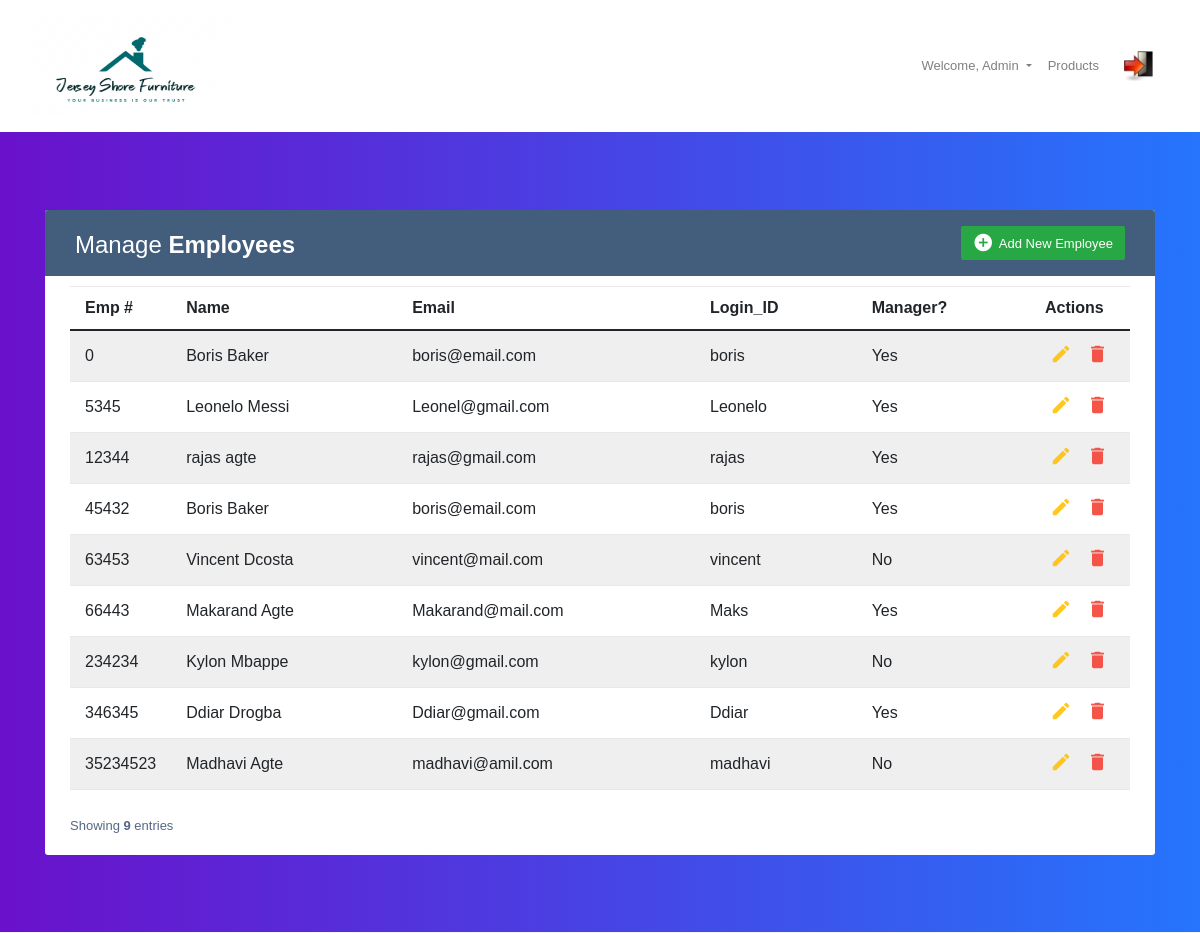
/ManageEmployees.php (signed in), run on the app's committed database.
### tables this page shows
CREATE TABLE `employee` (
  `Employee_ID` int(12) NOT NULL,
  `First_Name` varchar(200) NOT NULL,
  `Last_Name` varchar(200) NOT NULL,
  `Email` varchar(200) NOT NULL,
  `Login_ID` varchar(200) NOT NULL,
  `Password` varchar(200) NOT NULL,
  `Is_Manager` tinyint(1) NOT NULL
);

### ManageEmployees.php (the view, shortened to what this page needs)
<?php
include("config.php");
?>
<html>
<head>
    <link href="https://cdn.jsdelivr.net/npm/bootstrap@5.0.2/dist/css/bootstrap.min.css" rel="stylesheet"
>
    <link rel="stylesheet" href="https://cdn.jsdelivr.net/npm/bootstrap-icons@1.5.0/font/bootstrap-icons.css">
	<link rel="stylesheet" href="https://stackpath.bootstrapcdn.com/bootstrap/4.5.0/css/bootstrap.min.css">
<link rel="stylesheet" href="https://maxcdn.bootstrapcdn.com/font-awesome/4.7.0/css/font-awesome.min.css">
<link rel="stylesheet" type="text/css" href="https://cdn.jsdelivr.net/npm/daterangepicker/daterangepicker.css" />
</head>
    <nav class="navbar navbar-expand-lg navbar-light bg-white">
    <div>
    <a class="nav-link"> <img  src="pictures/HomeLogo.png" width='200' height='100' /></a>
   </div>
        <div class="container-fluid">
            <div class="collapse navbar-collapse" id="navbarExample01">
             	   <ul class="navbar-nav me-auto mb-2 mb-lg-0">
						<a  class="nav-link dropdown-toggle" id="navbarDropdown" data-toggle="dropdown" aria-expanded="false">
              			  Welcome, <?php echo $_SESSION['EmpName'] ?>
           				 </a>
                    <li class="nav-item">
                        <a class="nav-link" href="product_Management.php">Products</a>
                    </li>
                    </div>
                    <div>
						<?php if($_SESSION['EmpName'] != "Admin") { ?>
                    <a class="nav-link" href="customerlogin.php"> <img  src="pictures/logout.png" href="ManagerView.php" width='30' height='30' /></a>
					<?php } else { ?>
						<a class="nav-link" href="DatabaseEmployeeView.php"> <img  src="pictures/logout.png" href="DatabaseEmployeeView.php" width='30' height='30' /></a>
						<?php } ?>
                    </div>
        </div>
    </nav>
<section class="h-100 gradient-custom">
<form method="post" action="ManageEmployees.php">
  <div class="container py-5">
	<div class="table-responsive">
		<div class="table-wrapper">
			<div class="table-title">
				<div class="row">
					<div class="col-sm-6">
						<h2>Manage <b>Employees</b></h2>
					</div>
					<?php if ($_SESSION['EmpName']=='Admin') { ?>
					<div class="col-sm-6">
						<a href="employee_adding.php" class="btn btn-success"  data-toggle="modal"><i class="material-icons">&#xE147;</i> <span>Add New Employee</span></a>
					</div>
					<?php } ?>
				</div>
			</div>
      <table class="table table-striped table-hover">
				<thead>
					<tr>
						<th>Emp #</th>
						<th>Name</th>
						<th>Email</th>
            			<th>Login_ID</th>
						<th>Manager?</th>
						<th>Actions</th>
					</tr>
				</thead>
        <tbody>
<?php
	$employeeSQL = "select employee_id,Concat(FIRST_name,' ',Last_name) 'Full Name',email,Login_ID,(CASE WHEN Is_Manager =1  THEN 'Yes' ELSE 'No' end) AS 'Manager' from employee";
  $query_result = mysqli_query($con, $employeeSQL);
  $total_rows = mysqli_num_rows($query_result);
  while ($row = mysqli_fetch_assoc($query_result)) {
?>
					<tr>
						<td><?php echo $row['employee_id'] ?></td>
						<td><?php echo $row['Full Name'] ?></td>
           				 <td><?php echo $row['email'] ?></td>
            				<td><?php echo $row['Login_ID'] ?></td>
            			<td><?php echo $row['Manager'];?></td>
						<td>
						<a href="employee_adding.php?empID=<?php echo $row['employee_id'] ?>" class="edit" title="Edit" data-toggle="tooltip"><i class="material-icons">&#xE254;</i></a>
						<?php if ($_SESSION['EmpName']=='Admin') { ?>
						<a href="ManageEmployees.php?empID=<?php echo $row['employee_id'] ?>"  class="delete" onclick="return  confirm('do you want to delete the Employee?')" data-toggle="modal"><i class="material-icons" data-toggle="tooltip" title="Delete">&#xE872;</i>
						<?php } ?>
					</td>
					</tr>
      <?php
  }
      ?>
      </tbody>
			</table>
			<div class="clearfix">
				<div class="hint-text">Showing  <b><?php echo $total_rows ?></b> entries</div>
			</div>
		</div>
	</div>
</div>
  </form>
</section>
</body>
</html>

### ManageEmployees.php (style rules this page uses)
.gradient-custom { background: #6a11cb; background: -webkit-linear-gradient(to right, rgba(106, 17, 203, 1), rgba(37, 117, 252, 1)); background: linear-gradient(to right, rgba(106, 17, 203, 1), rgba(37, 117, 252, 1)) }
.table-responsive { margin: 30px 0; }
.table-wrapper { background: #fff; padding: 20px 25px; border-radius: 3px; min-width: 1000px; box-shadow: 0 1px 1px rgba(0,0,0,.05); }
.table-title { padding-bottom: 15px; background: #435d7d; color: #fff; padding: 16px 30px; min-width: 100%; margin: -20px -25px 10px; border-radius: 3px 3px 0 0; }
.table-title h2 { margin: 5px 0 0; font-size: 24px; }
.table-title .btn { color: #fff; float: right; font-size: 13px; border: none; min-width: 50px; border-radius: 2px; border: none; outline: none !important; margin-left: 10px; }
.table-title .btn i { float: left; font-size: 21px; margin-right: 5px; }
.table-title .btn span { float: left; margin-top: 2px; }
table.table tr th, table.table tr td { border-color: #e9e9e9; padding: 12px 15px; vertical-align: middle; }
table.table tr th:first-child { width: 60px; }
table.table tr th:last-child { width: 100px; }
table.table-striped tbody tr:nth-of-type(odd) { background-color: #fcfcfc; }
table.table td:last-child i { opacity: 0.9; font-size: 22px; margin: 0 5px; }
table.table td a { font-weight: bold; color: #566787; display: inline-block; text-decoration: none; outline: none !important; }
table.table td a.edit { color: #FFC107; }
table.table td a.delete { color: #F44336; }
table.table td i { font-size: 19px; }
.hint-text { float: left; margin-top: 10px; font-size: 13px; }

### data on the page
employee: Employee_ID "0", Full "Boris Baker", Email "boris@email.com", Login_ID "boris", Manager "Yes"
employee: Employee_ID "5345", Full "Leonelo Messi", Email "Leonel@gmail.com", Login_ID "Leonelo", Manager "Yes"
employee: Employee_ID "12344", Full "rajas agte", Email "rajas@gmail.com", Login_ID "rajas", Manager "Yes"
employee: Employee_ID "45432", Full "Boris Baker", Email "boris@email.com", Login_ID "boris", Manager "Yes"
employee: Employee_ID "63453", Full "Vincent Dcosta", Email "vincent@mail.com", Login_ID "vincent", Manager "No"
employee: Employee_ID "66443", Full "Makarand Agte", Email "Makarand@mail.com", Login_ID "Maks", Manager "Yes"
employee: Employee_ID "234234", Full "Kylon Mbappe", Email "kylon@gmail.com", Login_ID "kylon", Manager "No"
employee: Employee_ID "346345", Full "Ddiar Drogba", Email "Ddiar@gmail.com", Login_ID "Ddiar", Manager "Yes"
employee: Employee_ID "35234523", Full "Madhavi Agte", Email "madhavi@amil.com", Login_ID "madhavi", Manager "No"

### other printed values
$_SESSION['EmpName'] "Admin"
$total_rows "9"
